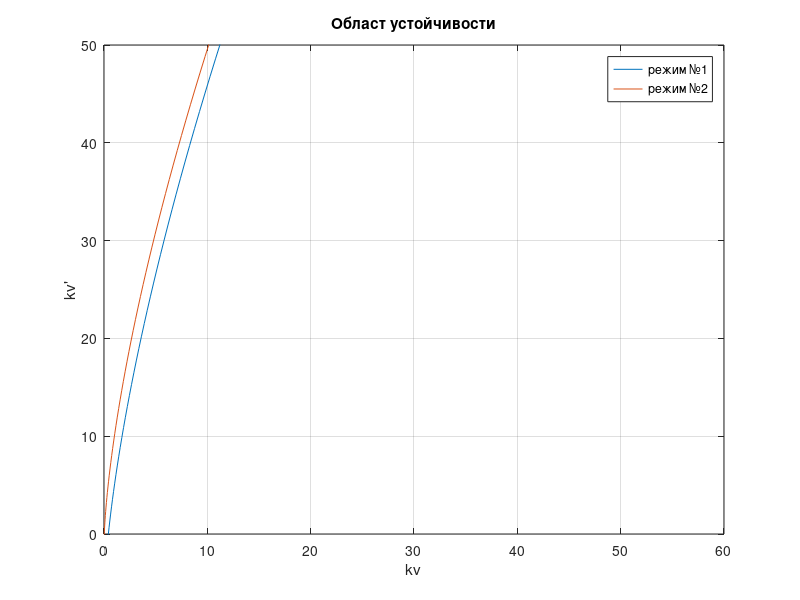

Reproduce this figure in MATLAB.
tau=1;
A2=3;
% mid1
n11_1=0.12;
np_1=0.019;
% mid2
n11_2=0.019;
np_2=0.021;

% oblast astatik
kv1_oblast = [];
kvv1_oblast = [];
kv2_oblast = [];
kvv2_oblast = [];
kv3_oblast = [];
kvv3_oblast = [];
w_oblast = [];

for w = 0:.01:1
    kv1_calc = w^3*tau/np_1;
    kvv1_calc = (A2*w^2*tau-n11_1)/np_1;
    kv2_calc = w^3*tau/np_2;
    kvv2_calc = (A2*w^2*tau-n11_2)/np_2;
%     kv3_calc = w^3*tau/np_3;
%     kvv3_calc = (A2*w^2*tau-n11_3)/np_3; 
%     w_oblast = [w_oblast; w];
    kv1_oblast = [kv1_oblast; kv1_calc];
    kvv1_oblast = [kvv1_oblast; kvv1_calc];
    kv2_oblast = [kv2_oblast; kv2_calc];
    kvv2_oblast = [kvv2_oblast; kvv2_calc];
%     kv3_oblast = [kv3_oblast; kv3_calc];
%     kvv3_oblast = [kvv3_oblast; kvv3_calc];
end
% hold on
plot(kv1_oblast, kvv1_oblast, kv2_oblast, kvv2_oblast)
% plot(kv3_oblast, kvv3_oblast)
grid on
% hold on
% plot(w_oblast, kv_oblast)
% plor(w_oblast, kvv_oblast)
ylim([0 50])
xlabel('kv')
ylabel("kv'")
legend('режим №1', 'режим №2')
title('Област устойчивости')
